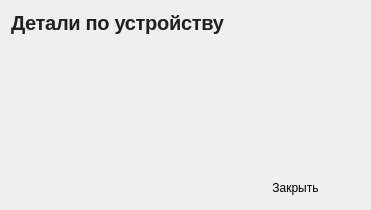
<?xml version="1.0" encoding="UTF-8"?>
<ui version="4.0">
 <class>ComputerInfo</class>
 <widget class="QDialog" name="ComputerInfo">
  <property name="geometry">
   <rect>
    <x>0</x>
    <y>0</y>
    <width>371</width>
    <height>210</height>
   </rect>
  </property>
  <property name="minimumSize">
   <size>
    <width>0</width>
    <height>0</height>
   </size>
  </property>
  <property name="contextMenuPolicy">
   <enum>Qt::NoContextMenu</enum>
  </property>
  <property name="windowTitle">
   <string/>
  </property>
  <property name="modal">
   <bool>true</bool>
  </property>
  <layout class="QGridLayout" name="gridLayout">
   <item row="0" column="0">
    <widget class="QLabel" name="label">
     <property name="sizePolicy">
      <sizepolicy hsizetype="Maximum" vsizetype="Fixed">
       <horstretch>0</horstretch>
       <verstretch>0</verstretch>
      </sizepolicy>
     </property>
     <property name="styleSheet">
      <string notr="true">
width: 440px;
height: 24px;

font-family: 'Inter';
font-style: normal;
font-weight: 700;
font-size: 20px;
line-height: 24px;
/* identical to box height, or 120% */
letter-spacing: -0.3px;

/* light / text */
color: #1E2021;


/* Inside auto layout */
flex: none;
order: 0;
align-self: stretch;
flex-grow: 0;
</string>
     </property>
     <property name="text">
      <string>Детали по устройству</string>
     </property>
    </widget>
   </item>
   <item row="0" column="1">
    <spacer name="horizontalSpacer">
     <property name="orientation">
      <enum>Qt::Horizontal</enum>
     </property>
     <property name="sizeHint" stdset="0">
      <size>
       <width>40</width>
       <height>20</height>
      </size>
     </property>
    </spacer>
   </item>
   <item row="2" column="0" colspan="2">
    <widget class="QLabel" name="label_2">
     <property name="minimumSize">
      <size>
       <width>0</width>
       <height>60</height>
      </size>
     </property>
     <property name="text">
      <string/>
     </property>
     <property name="alignment">
      <set>Qt::AlignLeading|Qt::AlignLeft|Qt::AlignTop</set>
     </property>
    </widget>
   </item>
   <item row="3" column="1">
    <widget class="QPushButton" name="pushButton">
     <property name="text">
      <string>Закрыть</string>
     </property>
     <property name="flat">
      <bool>true</bool>
     </property>
    </widget>
   </item>
  </layout>
 </widget>
 <resources/>
 <connections/>
</ui>
